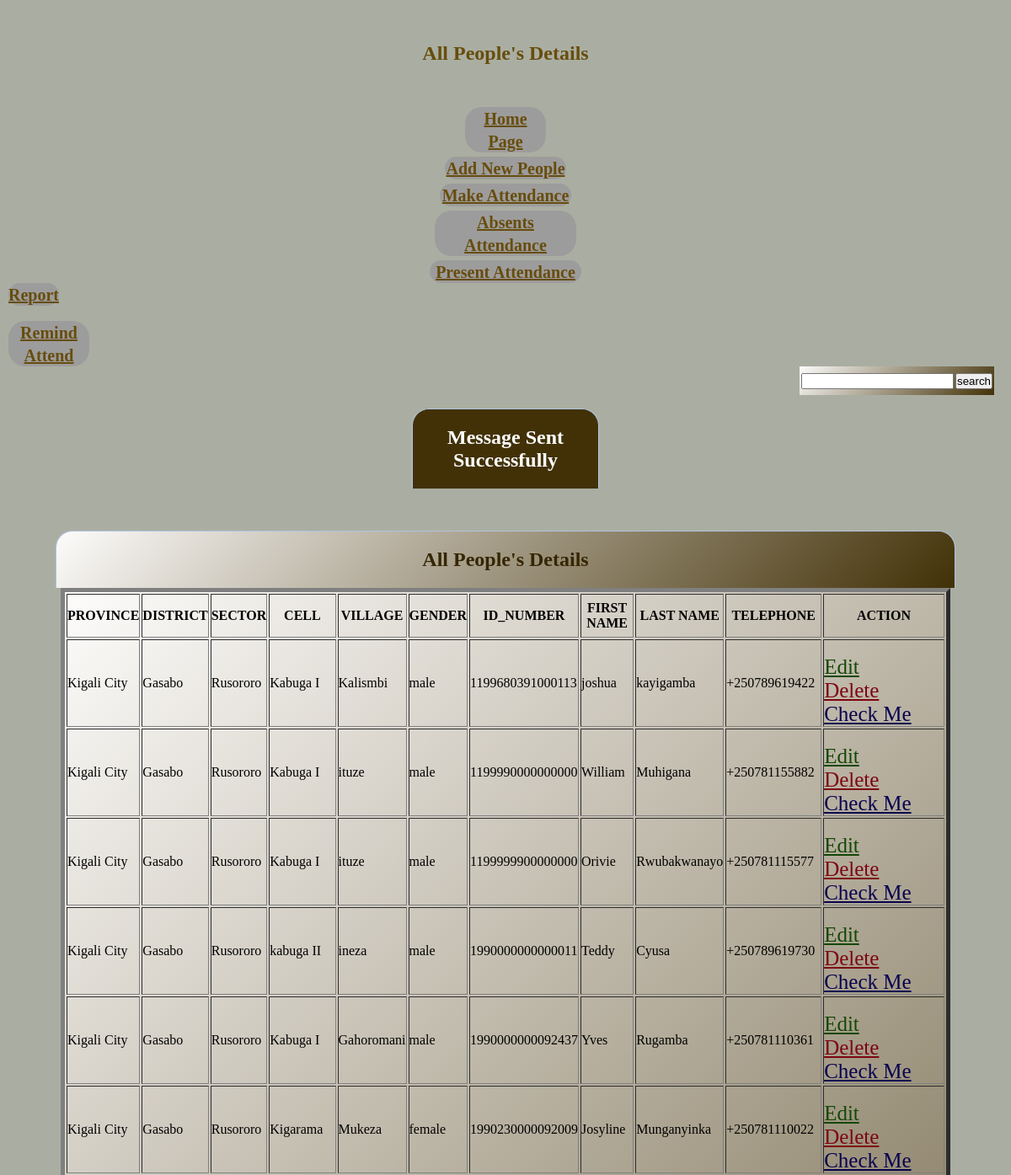
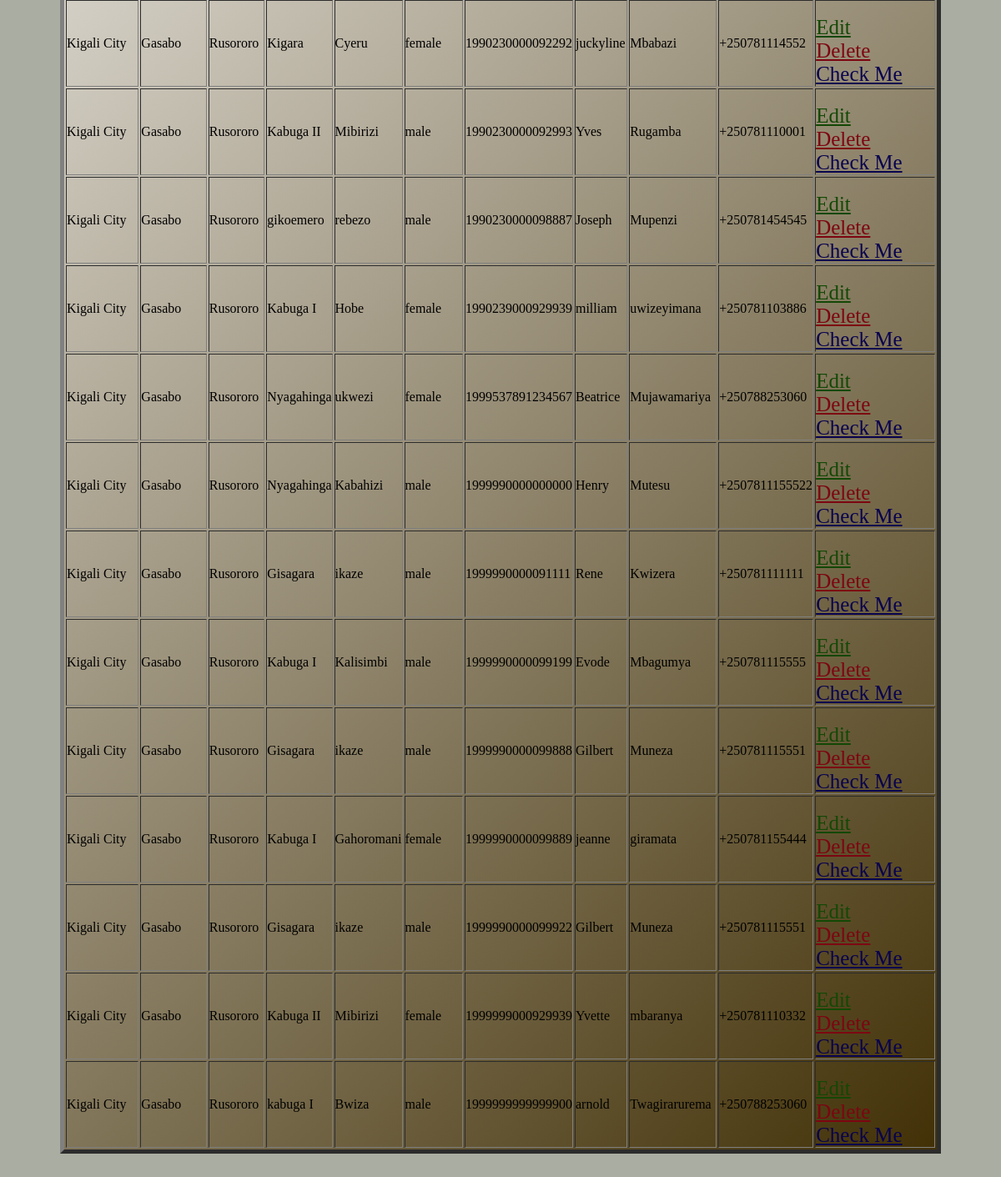
Page /umuganda_project/admin/message_successfully.php on the committed database (2 pictures, top to bottom).
### tables this page shows
CREATE TABLE `umuganda_project` (
  `ID` INT auto_increment PRIMARY KEY,
  `PROVINCE` varchar(255) NOT NULL,
  `DISTRICT` varchar(255) NOT NULL,
  `SECTOR` varchar(255) NOT NULL,
  `CELL` varchar(255) NOT NULL,
  `VILLAGE` varchar(255) NOT NULL,
  `RECORD_DATE` date NOT NULL,
  `GENDER` varchar(255) NOT NULL,
  `ID_NUMBER` varchar(16) NOT NULL,
  `FIRST_NAME` varchar(255) NOT NULL,
  `LAST_NAME` varchar(255) NOT NULL,
  `TELEPHONE` varchar(255) NOT NULL,
  `RESULT` varchar(255) NOT NULL,
  `AVATAR` varchar(255) NOT NULL
);

### umuganda_project/admin/message_successfully.php (the view, shortened to what this page needs)
<?php
require 'connection.php';
$sql = 'SELECT * FROM umuganda_project';
$statement = $db->prepare($sql);
$statement->execute();
$people = $statement->fetchAll(PDO::FETCH_OBJ);
 ?>
<!DOCTYPE html>
<html>
<head>
</head>
<body style="
        background: #aaaea2;">
<div class="header"><h2>All People's Details</h2></div>
<div class="reg" style="width: 8%; ">
<h2>
<a onclick="return confirm('Are you sure !! You want Move ?')" style="color: #674d0d; font-size: 20px; " href="../index.php" >Home Page </a>
</h2>
  </div>
  <div class="reg" style="width: 12%; ">
<h2>
  <a onclick="return confirm('Are you sure !! You want to add new people ?')" style="color: #674d0d; font-size: 20px; " href="umuganda_form1.php" >Add New People</a>
</h2>
  </div>
  <div class="reg" style="width: 13%; ">
<h2>
  <a onclick="return confirm('Are you sure !! You want to Make Attendance ?')" style="color: #674d0d; font-size: 20px; " href="attendance.php" >Make Attendance</a>
</h2>
  </div>
  <div class="reg" style="width: 14%; ">
<h2>
  <a onclick="return confirm('Are you sure !! You want to check absent ?')" style="color: #674d0d; font-size: 20px; " href="absent.php" >Absents Attendance</a>
</h2>
  </div>
   <div class="reg" style="width: 15%; ">
<h2>
  <a onclick="return confirm('Are you sure !! You want to check Present ?')" style="color: #674d0d; font-size: 20px; " href="present.php" >Present Attendance</a>
</h2>
  </div>
   <div class="regs" style="width: 5%; ">
<h2>
  <a onclick="return confirm('Are you sure you want to print report ?')" href="people_details_report.php"style="color: #674d0d; font-size: 20px; " >Report</a>
</h2>
</div>
<br>
 <div class="regs" style="width: 8%; ">
<h2>
  <a onclick="return confirm('remind people attend umuganda activity ?')"  href="remind_attend.php" style="color: #674d0d; font-size: 20px; " >Remind Attend</a>
</h2>
</div>
<form method="post" action="search.php" style="float: right;margin-right: 20px">
<table border=0>
<tr> <td><input type="text" name="search"></td>
<td><input type="submit" name="search2" value="search"></td></tr>
</table>
</form>
 <div class="all_mentors" style="width: 15%;color: white ;background: #423107;">
<h2>Message Sent Successfully</h2>
  </div>
  <div class="all_mentors" style="width: 85.5%">
<h2>All People's Details</h2>
  </div>
  <table class="table"style="width: 88%" border="5" align="center" >
<tr class="tr">
<th class="th"> PROVINCE </th>
<th class="th"> DISTRICT </th>
<th class="th"> SECTOR </th>
<th class="th"> CELL </th>
<th class="th"> VILLAGE </th>
<th class="th"> GENDER </th>
<th class="th"> ID_NUMBER </th>
<th class="th"> FIRST NAME </th>
<th class="th"> LAST NAME </th>
<th class="th"> TELEPHONE </th>
<th class="th"> ACTION </th>
</tr>
<?php foreach($people as $person): ?>
          <tr><td><?= $person->PROVINCE; ?></td>
            <td><?= $person->DISTRICT; ?></td>
            <td><?= $person->SECTOR; ?></td>
            <td><?= $person->CELL; ?></td>
            <td><?= $person->VILLAGE; ?></td>
            <td><?= $person->GENDER; ?></td>
            <td><?= $person->ID_NUMBER; ?></td>
            <td><?= $person->FIRST_NAME; ?></td>
            <td><?= $person->LAST_NAME; ?></td>
            <td><?= $person->TELEPHONE; ?></td>
            <td>&nbsp&nbsp&nbsp&nbsp&nbsp&nbsp&nbsp&nbsp&nbsp&nbsp&nbsp&nbsp&nbsp&nbsp&nbsp&nbsp&nbsp&nbsp
              <a style="color: #134805; font-size: 25px;" onclick="return confirm('Are you sure you want to Edit this User?')" href="people_edit.php?ID_NUMBER=<?= $person->ID_NUMBER ?>" class="btn btn-info">Edit</a>
              <a style="color: #7d0511;font-size: 25px;" onclick="return confirm('Are you sure you want to delete this User?')" href="people_delete.php?ID_NUMBER=<?= $person->ID_NUMBER ?>" class='btn btn-danger'>Delete</a>&nbsp&nbsp&nbsp&nbsp&nbsp&nbsp&nbsp&nbsp&nbsp&nbsp&nbsp&nbsp&nbsp&nbsp&nbsp&nbsp
              <a style="color: #08024f;font-size: 25px;" onclick="return confirm('Are you sure you want to Check this User?')" href="people_check.php?ID_NUMBER=<?= $person->ID_NUMBER ?>" class='btn btn-danger'>Check Me</a>
            </td>
          </tr>
        <?php endforeach; ?>
</table>
<br><br>
</body>
</html>

### umuganda_project/admin/message_successfully.php (style rules this page uses)
* { margin: 0px; padding: 0px; }
.header { margin: 50px auto; color: #674d0d; text-align: center; font-family: "Times New Roman", Times, serif; }
.reg { margin: 5px auto 0px; color: white; background-color: #9d9c9c; text-align: center; border-bottom: none; border-radius: 20px 20px 20px 20px; }
.regs { margin-left: 10px; color: white; background-color: #9d9c9c; text-align: center; border-bottom: none; border-radius: 20px 20px 20px 20px; }
.all_mentors { margin: 50px auto 0px; color: #352603; background-image: linear-gradient(135deg, #fdfcfb 0%, #423107 100%); text-align: center; border: 1px solid #B0C4DE; border-bottom: none;; border-radius: 20px 20px 0px 0px; padding: 20px; }
table { background-image: linear-gradient(135deg, #fdfcfb 0%, #423107 100%); margin: auto; }
table th { height: 50px; }
table tr { height: 30px; }

### rows in the picture
umuganda_project: PROVINCE "Kigali City", DISTRICT "Gasabo", SECTOR "Rusororo", CELL "Kabuga I", VILLAGE "Kalismbi", GENDER "male", ID_NUMBER "1199680391000113", FIRST_NAME "joshua", LAST_NAME "kayigamba", TELEPHONE "+250789619422"
umuganda_project: PROVINCE "Kigali City", DISTRICT "Gasabo", SECTOR "Rusororo", CELL "Kabuga I", VILLAGE "ituze", GENDER "male", ID_NUMBER "1199990000000000", FIRST_NAME "William", LAST_NAME "Muhigana", TELEPHONE "+250781155882"
umuganda_project: PROVINCE "Kigali City", DISTRICT "Gasabo", SECTOR "Rusororo", CELL "Kabuga I", VILLAGE "ituze", GENDER "male", ID_NUMBER "1199999900000000", FIRST_NAME "Orivie", LAST_NAME "Rwubakwanayo", TELEPHONE "+250781115577"
umuganda_project: PROVINCE "Kigali City", DISTRICT "Gasabo", SECTOR "Rusororo", CELL "kabuga II", VILLAGE "ineza", GENDER "male", ID_NUMBER "1990000000000011", FIRST_NAME "Teddy", LAST_NAME "Cyusa", TELEPHONE "+250789619730"
umuganda_project: PROVINCE "Kigali City", DISTRICT "Gasabo", SECTOR "Rusororo", CELL "Kabuga I", VILLAGE "Gahoromani", GENDER "male", ID_NUMBER "1990000000092437", FIRST_NAME "Yves", LAST_NAME "Rugamba", TELEPHONE "+250781110361"
umuganda_project: PROVINCE "Kigali City", DISTRICT "Gasabo", SECTOR "Rusororo", CELL "Kigarama", VILLAGE "Mukeza", GENDER "female", ID_NUMBER "1990230000092009", FIRST_NAME "Josyline", LAST_NAME "Munganyinka", TELEPHONE "+250781110022"
umuganda_project: PROVINCE "Kigali City", DISTRICT "Gasabo", SECTOR "Rusororo", CELL "Kigara", VILLAGE "Cyeru", GENDER "female", ID_NUMBER "1990230000092292", FIRST_NAME "juckyline", LAST_NAME "Mbabazi", TELEPHONE "+250781114552"
umuganda_project: PROVINCE "Kigali City", DISTRICT "Gasabo", SECTOR "Rusororo", CELL "Kabuga II", VILLAGE "Mibirizi", GENDER "male", ID_NUMBER "1990230000092993", FIRST_NAME "Yves", LAST_NAME "Rugamba", TELEPHONE "+250781110001"
umuganda_project: PROVINCE "Kigali City", DISTRICT "Gasabo", SECTOR "Rusororo", CELL "gikoemero", VILLAGE "rebezo", GENDER "male", ID_NUMBER "1990230000098887", FIRST_NAME "Joseph", LAST_NAME "Mupenzi", TELEPHONE "+250781454545"
umuganda_project: PROVINCE "Kigali City", DISTRICT "Gasabo", SECTOR "Rusororo", CELL "Kabuga I", VILLAGE "Hobe", GENDER "female", ID_NUMBER "1990239000929939", FIRST_NAME "milliam", LAST_NAME "uwizeyimana", TELEPHONE "+250781103886"
umuganda_project: PROVINCE "Kigali City", DISTRICT "Gasabo", SECTOR "Rusororo", CELL "Nyagahinga", VILLAGE "ukwezi", GENDER "female", ID_NUMBER "1999537891234567", FIRST_NAME "Beatrice", LAST_NAME "Mujawamariya", TELEPHONE "+250788253060"
umuganda_project: PROVINCE "Kigali City", DISTRICT "Gasabo", SECTOR "Rusororo", CELL "Nyagahinga", VILLAGE "Kabahizi", GENDER "male", ID_NUMBER "1999990000000000", FIRST_NAME "Henry", LAST_NAME "Mutesu", TELEPHONE "+2507811155522"
umuganda_project: PROVINCE "Kigali City", DISTRICT "Gasabo", SECTOR "Rusororo", CELL "Gisagara", VILLAGE "ikaze", GENDER "male", ID_NUMBER "1999990000091111", FIRST_NAME "Rene", LAST_NAME "Kwizera", TELEPHONE "+250781111111"
umuganda_project: PROVINCE "Kigali City", DISTRICT "Gasabo", SECTOR "Rusororo", CELL "Kabuga I", VILLAGE "Kalisimbi", GENDER "male", ID_NUMBER "1999990000099199", FIRST_NAME "Evode", LAST_NAME "Mbagumya", TELEPHONE "+250781115555"
umuganda_project: PROVINCE "Kigali City", DISTRICT "Gasabo", SECTOR "Rusororo", CELL "Gisagara", VILLAGE "ikaze", GENDER "male", ID_NUMBER "1999990000099888", FIRST_NAME "Gilbert", LAST_NAME "Muneza", TELEPHONE "+250781115551"
umuganda_project: PROVINCE "Kigali City", DISTRICT "Gasabo", SECTOR "Rusororo", CELL "Kabuga I", VILLAGE "Gahoromani", GENDER "female", ID_NUMBER "1999990000099889", FIRST_NAME "jeanne", LAST_NAME "giramata", TELEPHONE "+250781155444"
umuganda_project: PROVINCE "Kigali City", DISTRICT "Gasabo", SECTOR "Rusororo", CELL "Gisagara", VILLAGE "ikaze", GENDER "male", ID_NUMBER "1999990000099922", FIRST_NAME "Gilbert", LAST_NAME "Muneza", TELEPHONE "+250781115551"
umuganda_project: PROVINCE "Kigali City", DISTRICT "Gasabo", SECTOR "Rusororo", CELL "Kabuga II", VILLAGE "Mibirizi", GENDER "female", ID_NUMBER "1999999000929939", FIRST_NAME "Yvette", LAST_NAME "mbaranya", TELEPHONE "+250781110332"
umuganda_project: PROVINCE "Kigali City", DISTRICT "Gasabo", SECTOR "Rusororo", CELL "kabuga I", VILLAGE "Bwiza", GENDER "male", ID_NUMBER "1999999999999900", FIRST_NAME "arnold", LAST_NAME "Twagirarurema", TELEPHONE "+250788253060"
